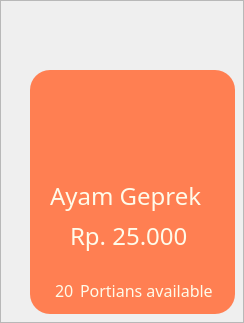
                              <widget class="QFrame" name="Frame_Ayam">
                               <property name="styleSheet">
                                <string notr="true"/>
                               </property>
                               <property name="frameShape">
                                <enum>QFrame::StyledPanel</enum>
                               </property>
                               <property name="frameShadow">
                                <enum>QFrame::Raised</enum>
                               </property>
                               <widget class="QPushButton" name="But_Ayam">
                                <property name="geometry">
                                 <rect>
                                  <x>30</x>
                                  <y>70</y>
                                  <width>205</width>
                                  <height>244</height>
                                 </rect>
                                </property>
                                <property name="styleSheet">
                                 <string notr="true">QPushButton{
background-color:rgb(255, 127, 82);
padding:50px 80px;
border:none;
border-radius:20px;

}
QPushButton:hover{
background-color:rgb(65, 119, 167);
}</string>
                                </property>
                                <property name="text">
                                 <string/>
                                </property>
                               </widget>
                               <widget class="QLabel" name="Label_Ayam">
                                <property name="geometry">
                                 <rect>
                                  <x>50</x>
                                  <y>180</y>
                                  <width>171</width>
                                  <height>31</height>
                                 </rect>
                                </property>
                                <property name="font">
                                 <font>
                                  <family>Poppins</family>
                                  <pointsize>18</pointsize>
                                 </font>
                                </property>
                                <property name="styleSheet">
                                 <string notr="true">background-color:none;
color:rgb(254, 251, 234);</string>
                                </property>
                                <property name="text">
                                 <string>Ayam Geprek</string>
                                </property>
                               </widget>
                               <widget class="QLabel" name="label_51">
                                <property name="geometry">
                                 <rect>
                                  <x>70</x>
                                  <y>220</y>
                                  <width>121</width>
                                  <height>31</height>
                                 </rect>
                                </property>
                                <property name="font">
                                 <font>
                                  <family>Poppins</family>
                                  <pointsize>18</pointsize>
                                 </font>
                                </property>
                                <property name="styleSheet">
                                 <string notr="true">background-color:none;
color:rgb(254, 251, 234);</string>
                                </property>
                                <property name="text">
                                 <string>Rp. 25.000</string>
                                </property>
                               </widget>
                               <widget class="QPushButton" name="pushButton_15">
                                <property name="geometry">
                                 <rect>
                                  <x>60</x>
                                  <y>0</y>
                                  <width>141</width>
                                  <height>151</height>
                                 </rect>
                                </property>
                                <property name="styleSheet">
                                 <string notr="true">QPushButton{
background-color:none;
padding:50px 80px;
border:none;
border-radius:75px;
}</string>
                                </property>
                                <property name="text">
                                 <string/>
                                </property>
                                <property name="icon">
                                 <iconset>
                                  <normaloff>icon/4.png</normaloff>icon/4.png</iconset>
                                </property>
                                <property name="iconSize">
                                 <size>
                                  <width>140</width>
                                  <height>140</height>
                                 </size>
                                </property>
                               </widget>
                               <widget class="QLabel" name="label_61">
                                <property name="geometry">
                                 <rect>
                                  <x>80</x>
                                  <y>280</y>
                                  <width>151</width>
                                  <height>21</height>
                                 </rect>
                                </property>
                                <property name="font">
                                 <font>
                                  <family>Poppins</family>
                                  <pointsize>12</pointsize>
                                 </font>
                                </property>
                                <property name="styleSheet">
                                 <string notr="true">background-color:none;
color:rgb(254, 251, 234);</string>
                                </property>
                                <property name="text">
                                 <string>Portians available</string>
                                </property>
                               </widget>
                               <widget class="QLabel" name="Lbl_Stock_Ayam">
                                <property name="geometry">
                                 <rect>
                                  <x>55</x>
                                  <y>280</y>
                                  <width>21</width>
                                  <height>21</height>
                                 </rect>
                                </property>
                                <property name="font">
                                 <font>
                                  <family>Poppins</family>
                                  <pointsize>12</pointsize>
                                 </font>
                                </property>
                                <property name="styleSheet">
                                 <string notr="true">background-color:none;
color:rgb(254, 251, 234);</string>
                                </property>
                                <property name="text">
                                 <string>20</string>
                                </property>
                               </widget>
                              </widget>
